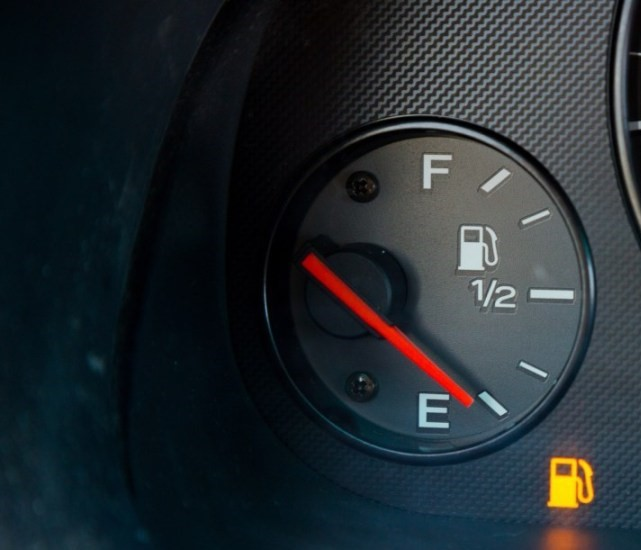
#> input picture gaugereader&textdetector/gauge-2.jpg, 641 x 550 px
$ python text0729.py
#> lines starting #> are read from the running program, lines starting #| are printed output that depends on the picture; after the words box and inside, x2 and y2 are one past the last pixel; in counts of white or black regions, pixels touching at a corner belong together
import cv2
import os
import numpy as np


img = cv2.imread('gauge-2.jpg')
#> img is the input picture: shape (550, 641, 3); mean B, G, R 47.3, 42.5, 35

gray = cv2.cvtColor(img, cv2.COLOR_BGR2GRAY)#그레이함수로 변환
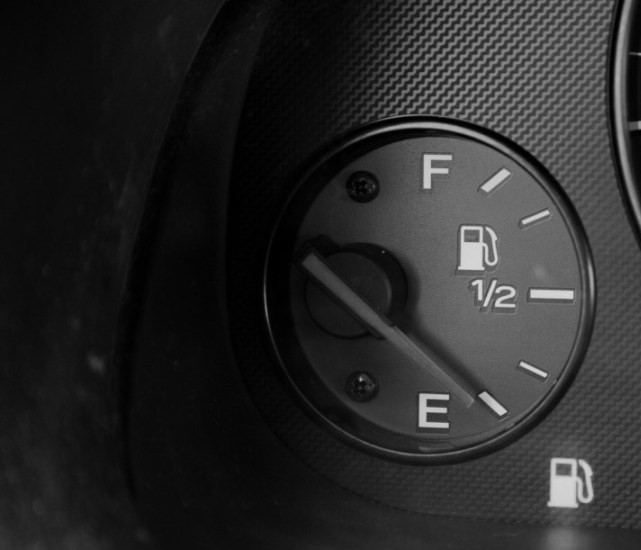
#> gray: shape (550, 641); min 0, max 218, mean 40.8
gray = cv2.GaussianBlur(gray,(5, 5),0)#블러처리

mser = cv2.MSER_create()#그레이 영상에서 글자 영역 검출
regions,_ = mser.detectRegions(gray)
#> regions = 313 items

clone = img.copy()#원본이미지 복사


hulls = [cv2.convexHull(p.reshape(-1, 1, 2)) for p in regions]
#> hulls = 313 contours; largest, box (x1, y1, x2, y2) and area: (604, 1, 640, 251) 4816, (605, 1, 640, 250) 4632, (612, 1, 640, 230) 4534, (613, 1, 640, 229) 4380, (613, 1, 640, 228) 4358
#검출된 영역에서 convexhull 검출

remove1 = []
#사각영역 검출하고 보여주기
for i,c1 in enumerate(hulls):

    x, y, w, h = cv2.boundingRect(c1)
    r1_start = (x, y)
    r1_end = (x+w, y+h)

    for j,c2 in enumerate(hulls):

        if i == j:
            continue

        x, y, w, h = cv2.boundingRect(c2)
        r2_start = (x, y)
        r2_end = (x+w, y+h)

#일단 직사각형 제거해야 할 듯
#원판 찾고 잘라서 그 안에서 찾기

#큰 사각형 안에 작은 사각형이 있을 경우 제거

        if r1_start[0]> r2_start[0] and r1_start[1] > r2_start[1] and r1_end[0] < r2_end[0] and r1_end[1] < r2_end[1]:
            remove1.append(i)
#> this loop made 313 passes
#> r1_end on passes 1 to 3: (640, 250), (640, 251), (640, 194)
#> after the loop, remove1 = 1393 values from 35 to 277


for j,cnt in enumerate(hulls):
    if j in remove1: continue
    x, y, w, h = cv2.boundingRect(cnt)
    margin = 10
    #숫자 외곽에 여유공간 주기
    cv2.rectangle(clone, (x-margin, y-margin), (x + w + margin, y + h + margin), (0, 255, 0), 1)
#> this loop made 313 passes
#> (x, y, w, h) on passes 1 to 3: (605, 1, 35, 249), (604, 1, 36, 250), (630, 131, 10, 63)
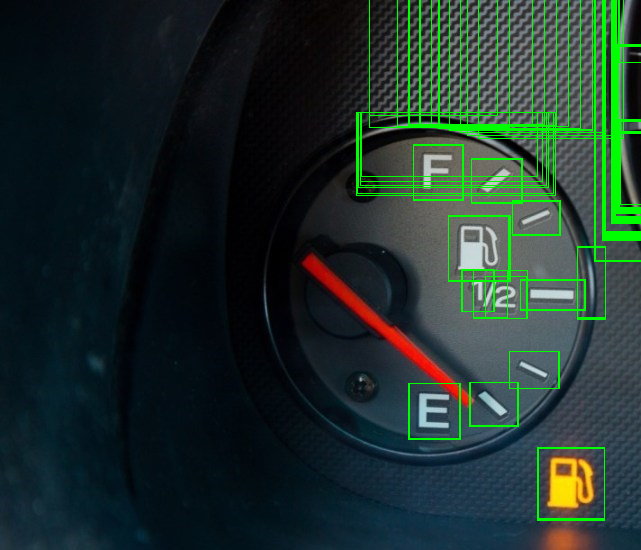
#> clone: shape (550, 641, 3); 4.25% of pixels changed, all inside (x1, y1, x2, y2) = (356, 0, 641, 521)

cv2.imshow('mser', clone)
cv2.waitKey(0)


mask = np.zeros((img.shape[0], img.shape[1], 1), dtype=np.uint8)

for j,cnt in enumerate(hulls):
    if j in remove1: continue
    x, y, w, h = cv2.boundingRect(cnt)
    margin = 10
    cv2.rectangle(mask, (x-margin, y-margin), (x + w + margin, y + h + margin), (255, 255, 255), -1)
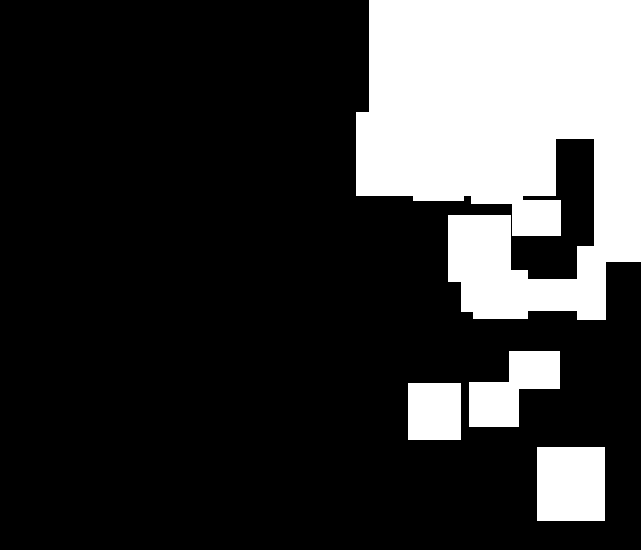
#> mask: shape (550, 641, 1); 22.8% white; 4 white regions, box (x1, y1, x2, y2) and area: (356, 0, 641, 320) 68073, (537, 447, 605, 521) 5032, (469, 351, 560, 427) 4118, (408, 383, 461, 440) 3021

text_only = cv2.bitwise_and(img, img, mask=mask)
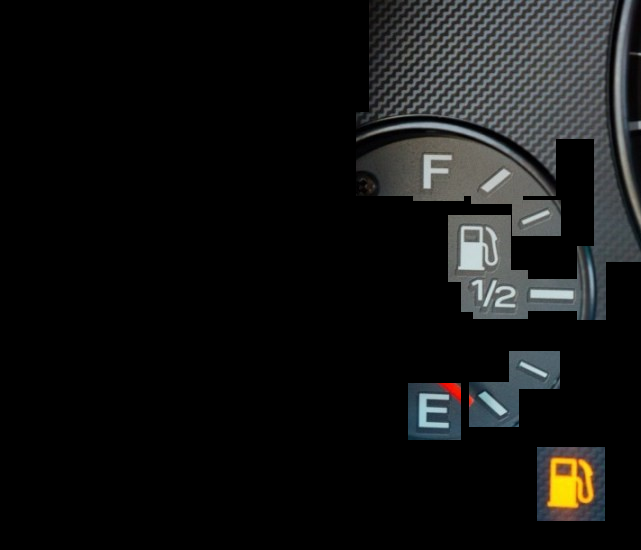
#> text_only: shape (550, 641, 3); mean B, G, R 19.2, 19.7, 19.1

cv2.imshow("text only", text_only)
cv2.waitKey(0)

#https://webnautes.tistory.com/1449

$ run again, with gaugereader&textdetector/gauge-1.jpg copied over gaugereader&textdetector/gauge-2.jpg
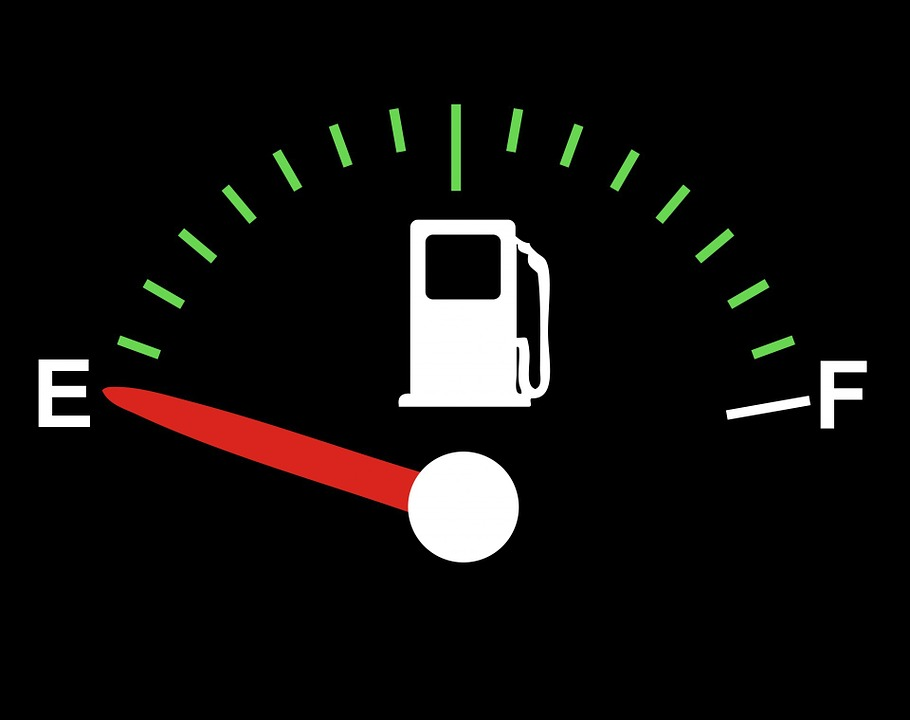
#> input picture gaugereader&textdetector/gauge-1.jpg, 910 x 720 px
#> img is the input picture: shape (720, 910, 3); mean B, G, R 13.9, 15.3, 17.4
#> regions = 693 items
#> hulls = 693 contours; largest, box (x1, y1, x2, y2) and area: (406, 451, 519, 563) 9754, (407, 451, 519, 563) 9731, (407, 451, 519, 563) 9722, (407, 451, 519, 563) 9712, (407, 451, 519, 563) 9700
#> the loop `for i,c1 in enumerate(hulls): ` made 693 passes
#> r1_end on passes 1 to 3: (538, 386), (539, 387), (539, 388)
#> after the loop `for i,c1 in enumerate(hulls):`: remove1 = 5982 values from 0 to 685
#> the loop `for j,cnt in enumerate(hulls):` made 693 passes
#> (x, y, w, h) on passes 29 to 31: (516, 244, 25, 146), (516, 244, 25, 146), (516, 244, 25, 146)
#> after the loop `for j,cnt in enumerate(hulls):`:
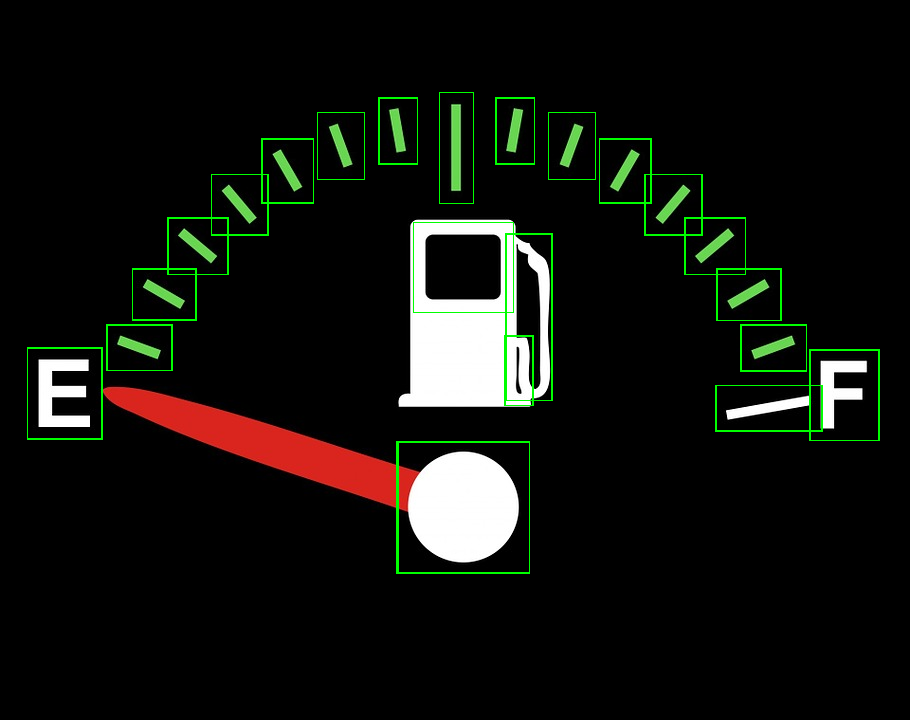
#> clone: shape (720, 910, 3); 1.45% of pixels changed, all inside (x1, y1, x2, y2) = (27, 92, 880, 574)
#> `text_only = cv2.bitwise_and(img, img, mask=mask)`:
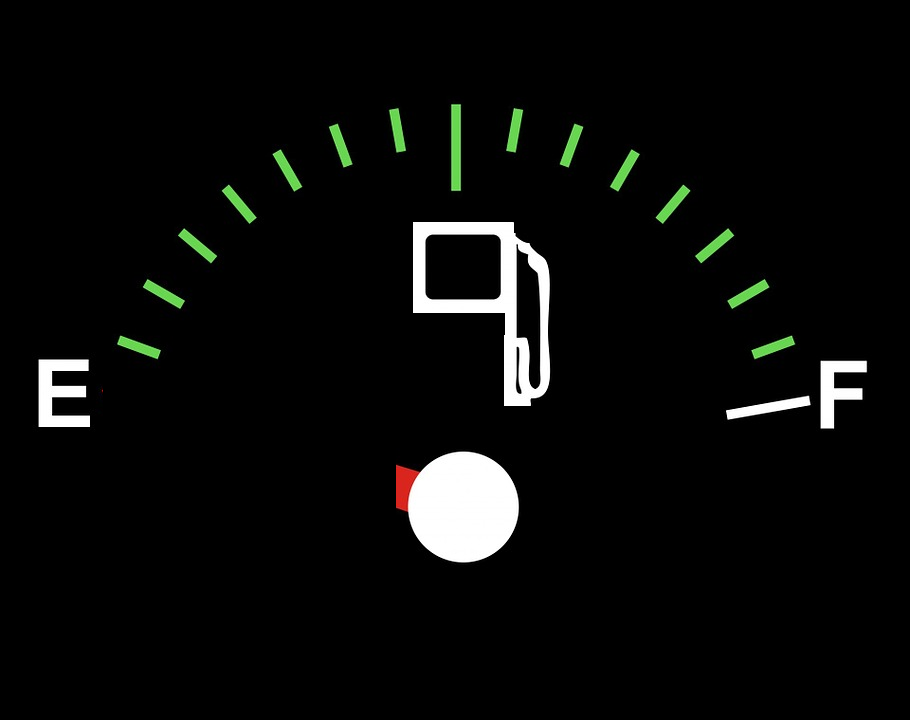
#> text_only: shape (720, 910, 3); mean B, G, R 9.7, 11, 10.1

$ run again, with gaugereader&textdetector/gauge-3.jpg copied over gaugereader&textdetector/gauge-2.jpg
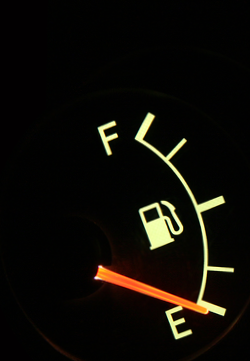
#> input picture gaugereader&textdetector/gauge-3.jpg, 250 x 361 px
#> img is the input picture: shape (361, 250, 3); mean B, G, R 7.3, 12.4, 14.9
#> regions = 193 items
#> hulls = 193 contours; largest, box (x1, y1, x2, y2) and area: (93, 112, 235, 340) 20908, (93, 112, 235, 340) 20796, (93, 112, 235, 340) 20781, (93, 112, 235, 340) 20778, (94, 112, 235, 340) 20664
#> the loop `for i,c1 in enumerate(hulls): ` made 193 passes
#> r1_end on passes 1 to 3: (178, 230), (178, 230), (178, 230)
#> after the loop `for i,c1 in enumerate(hulls):`: remove1 = 8749 values from 0 to 192
#> after the loop `for j,cnt in enumerate(hulls):`:
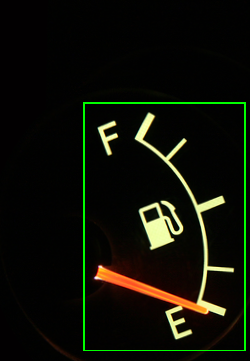
#> clone: shape (361, 250, 3); 1.63% of pixels changed, all inside (x1, y1, x2, y2) = (83, 102, 246, 351)
#> after the loop `for j,cnt in enumerate(hulls):`:
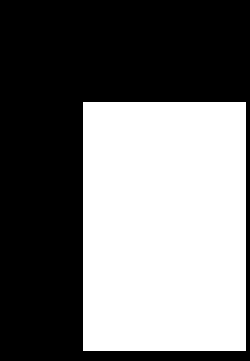
#> mask: shape (361, 250, 1); 45% white; 1 white region, box (x1, y1, x2, y2) and area: (83, 102, 246, 351) 40587

$ run again, with gaugereader&textdetector/gauge-5.jpg copied over gaugereader&textdetector/gauge-2.jpg
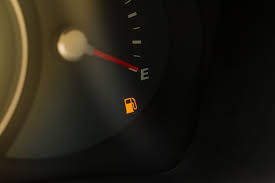
#> input picture gaugereader&textdetector/gauge-5.jpg, 275 x 183 px
#> img is the input picture: shape (183, 275, 3); mean B, G, R 20, 29.9, 33.7
#> regions = 47 items
#> hulls = 47 contours; largest, box (x1, y1, x2, y2) and area: (1, 1, 29, 135) 2766, (1, 1, 28, 133) 2081, (1, 1, 28, 133) 2006, (1, 1, 27, 132) 1959, (1, 1, 27, 132) 1954
#> the loop `for i,c1 in enumerate(hulls): ` made 47 passes
#> r1_end on passes 1 to 8: (22, 121), (22, 122), (22, 122), (22, 122), (22, 122), (23, 123), (23, 123), (23, 123)
#> after the loop `for i,c1 in enumerate(hulls):`: remove1 = 110 values from 16 to 38
#> the loop `for j,cnt in enumerate(hulls):` made 47 passes
#> (x, y, w, h) on passes 1 to 8: (1, 1, 21, 120), (1, 1, 21, 121), (1, 1, 21, 121), (1, 1, 21, 121), (1, 1, 21, 121), (1, 1, 22, 122), (1, 1, 22, 122), (1, 1, 22, 122)
#> after the loop `for j,cnt in enumerate(hulls):`:
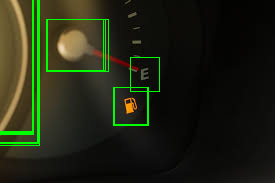
#> clone: shape (183, 275, 3); 3.49% of pixels changed, all inside (x1, y1, x2, y2) = (0, 0, 160, 146)
#> `text_only = cv2.bitwise_and(img, img, mask=mask)`:
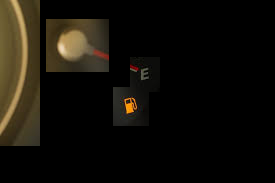
#> text_only: shape (183, 275, 3); mean B, G, R 9.2, 15.3, 18.4
